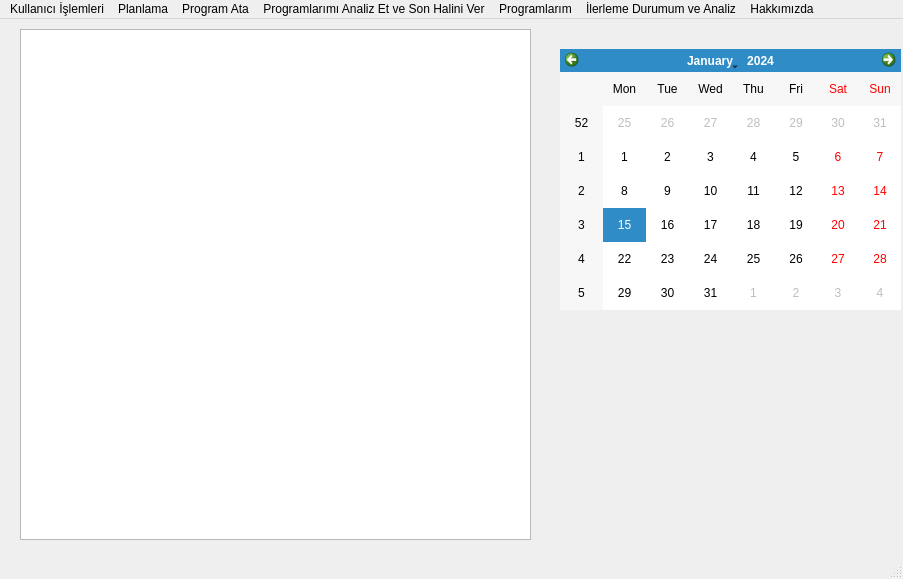
<?xml version="1.0" encoding="UTF-8"?>
<ui version="4.0">
 <author>Uzungöl Py Team</author>
 <class>mainWindow</class>
 <widget class="QMainWindow" name="mainWindow">
  <property name="windowModality">
   <enum>Qt::ApplicationModal</enum>
  </property>
  <property name="geometry">
   <rect>
    <x>0</x>
    <y>0</y>
    <width>903</width>
    <height>579</height>
   </rect>
  </property>
  <property name="windowTitle">
   <string>Benim İçin Kaydet</string>
  </property>
  <property name="iconSize">
   <size>
    <width>30</width>
    <height>30</height>
   </size>
  </property>
  <property name="dockNestingEnabled">
   <bool>false</bool>
  </property>
  <property name="unifiedTitleAndToolBarOnMac">
   <bool>false</bool>
  </property>
  <widget class="QWidget" name="centralwidget">
   <widget class="QCalendarWidget" name="calendarWidget">
    <property name="geometry">
     <rect>
      <x>560</x>
      <y>30</y>
      <width>341</width>
      <height>261</height>
     </rect>
    </property>
   </widget>
   <widget class="QListView" name="listView">
    <property name="geometry">
     <rect>
      <x>20</x>
      <y>10</y>
      <width>511</width>
      <height>511</height>
     </rect>
    </property>
   </widget>
  </widget>
  <widget class="QMenuBar" name="menubar">
   <property name="geometry">
    <rect>
     <x>0</x>
     <y>0</y>
     <width>903</width>
     <height>21</height>
    </rect>
   </property>
   <widget class="QMenu" name="menuKullan_c_lemleri">
    <property name="title">
     <string>Kullanıcı İşlemleri</string>
    </property>
    <addaction name="actionKaydol"/>
    <addaction name="actionKullan_c_Ayarlar"/>
    <addaction name="actionGiri"/>
    <addaction name="action_k"/>
   </widget>
   <widget class="QMenu" name="menuPlanlama">
    <property name="title">
     <string>Planlama</string>
    </property>
    <widget class="QMenu" name="menuMatematik">
     <property name="title">
      <string>Matematik</string>
     </property>
     <addaction name="actionM_fredat_Y_kle"/>
     <addaction name="actionZaman_Atamas_Yap"/>
     <addaction name="actionKonu_al"/>
     <addaction name="actionKonu_G_r_nt_le"/>
    </widget>
    <widget class="QMenu" name="menuFen_Bilgisi">
     <property name="title">
      <string>Fen Bilgisi</string>
     </property>
     <addaction name="actionM_fredat_Y_kle_2"/>
     <addaction name="actionZaman_Atamas_Yap_2"/>
     <addaction name="actionKonu_al_2"/>
     <addaction name="actionKonu_G_r_nt_le_2"/>
    </widget>
    <widget class="QMenu" name="menuSosyal_Bilgisi">
     <property name="title">
      <string>Sosyal Bilgisi</string>
     </property>
     <addaction name="actionM_fredat_Y_kle_3"/>
     <addaction name="actionZaman_Atamas_Yap_3"/>
     <addaction name="actionKonu_al_3"/>
     <addaction name="actionKonu_G_r_nt_le_3"/>
    </widget>
    <widget class="QMenu" name="menuT_rk_e">
     <property name="title">
      <string>Türkçe</string>
     </property>
     <addaction name="actionM_fredat_Y_kle_4"/>
     <addaction name="actionZaman_Atamas_Yap_4"/>
     <addaction name="actionKonu_al_4"/>
     <addaction name="actionKonu_G_r_nt_le_4"/>
    </widget>
    <addaction name="menuMatematik"/>
    <addaction name="menuFen_Bilgisi"/>
    <addaction name="menuSosyal_Bilgisi"/>
    <addaction name="menuT_rk_e"/>
   </widget>
   <widget class="QMenu" name="menuProgram_Ata">
    <property name="title">
     <string>Program Ata</string>
    </property>
    <widget class="QMenu" name="menuS_navlar">
     <property name="title">
      <string>Sınavlar</string>
     </property>
     <addaction name="actionKonu_Testi"/>
     <addaction name="actionAlt_Konu_Testi"/>
     <addaction name="actionQuiz"/>
     <addaction name="actionDeneme_S_nav"/>
     <addaction name="actionOkul_S_nav"/>
    </widget>
    <addaction name="actionEBA"/>
    <addaction name="actionZoom"/>
    <addaction name="menuS_navlar"/>
   </widget>
   <widget class="QMenu" name="menuProgramlar_m_Analiz_Et_ve_Son_Halini_Ver">
    <property name="title">
     <string>Programlarımı Analiz Et ve Son Halini Ver</string>
    </property>
   </widget>
   <widget class="QMenu" name="menuProgramlar_m">
    <property name="title">
     <string>Programlarım</string>
    </property>
    <addaction name="actionG_nl_k_Program_m"/>
    <addaction name="actionHaftal_k_Program_m"/>
    <addaction name="actionAyl_k_Program_m"/>
    <addaction name="actionD_nemlik_Program_m"/>
    <addaction name="actionY_ll_k_Program_m"/>
   </widget>
   <widget class="QMenu" name="menu_lerleme_Durumum_ve_Analiz">
    <property name="title">
     <string>İlerleme Durumum ve Analiz</string>
    </property>
    <widget class="QMenu" name="menuMatematik_2">
     <property name="title">
      <string>Matematik</string>
     </property>
     <addaction name="actionS_nav_Analizi"/>
     <addaction name="actionKonu_Analizi"/>
     <addaction name="actionEksik_Konular"/>
     <addaction name="actionGenel_lerleme"/>
    </widget>
    <widget class="QMenu" name="menuFen_Bilgisi_2">
     <property name="title">
      <string>Fen Bilgisi</string>
     </property>
     <addaction name="actionS_nav_Analizi_2"/>
     <addaction name="actionKonu_Analizi_2"/>
     <addaction name="actionEksik_Konular_2"/>
     <addaction name="actionGenel_lerleme_2"/>
    </widget>
    <widget class="QMenu" name="menuSosyal_Bilimler">
     <property name="title">
      <string>Sosyal Bilimler</string>
     </property>
     <addaction name="actionS_nav_Analizi_3"/>
     <addaction name="actionKonu_Analizi_3"/>
     <addaction name="actionEksik_Konular_3"/>
     <addaction name="actionGenel_lerleme_3"/>
    </widget>
    <widget class="QMenu" name="menuT_rk_e_2">
     <property name="title">
      <string>Türkçe</string>
     </property>
     <addaction name="actionS_nav_Analizi_4"/>
     <addaction name="actionKonu_Analizi_4"/>
     <addaction name="actionEksik_Konular_4"/>
     <addaction name="actionGenel_lerleme_4"/>
    </widget>
    <addaction name="menuMatematik_2"/>
    <addaction name="menuFen_Bilgisi_2"/>
    <addaction name="menuSosyal_Bilimler"/>
    <addaction name="menuT_rk_e_2"/>
   </widget>
   <widget class="QMenu" name="menuHakk_m_zda">
    <property name="title">
     <string>Hakkımızda</string>
    </property>
    <addaction name="actionHakk_m_zda"/>
    <addaction name="actionGeli_tiriciler_in"/>
   </widget>
   <addaction name="menuKullan_c_lemleri"/>
   <addaction name="menuPlanlama"/>
   <addaction name="menuProgram_Ata"/>
   <addaction name="menuProgramlar_m_Analiz_Et_ve_Son_Halini_Ver"/>
   <addaction name="menuProgramlar_m"/>
   <addaction name="menu_lerleme_Durumum_ve_Analiz"/>
   <addaction name="menuHakk_m_zda"/>
  </widget>
  <widget class="QStatusBar" name="statusbar"/>
  <action name="actionKaydol">
   <property name="checkable">
    <bool>false</bool>
   </property>
   <property name="checked">
    <bool>false</bool>
   </property>
   <property name="text">
    <string>Kaydol</string>
   </property>
  </action>
  <action name="actionKullan_c_Ayarlar">
   <property name="text">
    <string>Kullanıcıı Ayarları</string>
   </property>
  </action>
  <action name="actionGiri">
   <property name="text">
    <string>Giriş</string>
   </property>
  </action>
  <action name="action_k">
   <property name="text">
    <string>Çıkış</string>
   </property>
  </action>
  <action name="actionM_fredat_Y_kle">
   <property name="text">
    <string>Müfredat Yükle</string>
   </property>
  </action>
  <action name="actionZaman_Atamas_Yap">
   <property name="text">
    <string>Zaman Ataması Yap</string>
   </property>
  </action>
  <action name="actionKonu_al">
   <property name="text">
    <string>Konu Çalış</string>
   </property>
  </action>
  <action name="actionKonu_G_r_nt_le">
   <property name="text">
    <string>Konu Görüntüle</string>
   </property>
  </action>
  <action name="actionM_fredat_Y_kle_2">
   <property name="text">
    <string>Müfredat Yükle</string>
   </property>
  </action>
  <action name="actionZaman_Atamas_Yap_2">
   <property name="text">
    <string>Zaman Ataması Yap</string>
   </property>
  </action>
  <action name="actionKonu_al_2">
   <property name="text">
    <string>Konu Çalış</string>
   </property>
  </action>
  <action name="actionKonu_G_r_nt_le_2">
   <property name="text">
    <string>Konu Görüntüle</string>
   </property>
  </action>
  <action name="actionM_fredat_Y_kle_3">
   <property name="text">
    <string>Müfredat Yükle</string>
   </property>
  </action>
  <action name="actionZaman_Atamas_Yap_3">
   <property name="text">
    <string>Zaman Ataması Yap</string>
   </property>
  </action>
  <action name="actionKonu_al_3">
   <property name="text">
    <string>Konu Çalış</string>
   </property>
  </action>
  <action name="actionKonu_G_r_nt_le_3">
   <property name="text">
    <string>Konu Görüntüle</string>
   </property>
  </action>
  <action name="actionM_fredat_Y_kle_4">
   <property name="text">
    <string>Müfredat Yükle</string>
   </property>
  </action>
  <action name="actionZaman_Atamas_Yap_4">
   <property name="text">
    <string>Zaman Ataması Yap</string>
   </property>
  </action>
  <action name="actionKonu_al_4">
   <property name="text">
    <string>Konu Çalış</string>
   </property>
  </action>
  <action name="actionKonu_G_r_nt_le_4">
   <property name="text">
    <string>Konu Görüntüle</string>
   </property>
  </action>
  <action name="actionEBA">
   <property name="text">
    <string>EBA</string>
   </property>
  </action>
  <action name="actionZoom">
   <property name="text">
    <string>Zoom</string>
   </property>
  </action>
  <action name="actionKonu_Testi">
   <property name="text">
    <string>Konu Testi</string>
   </property>
  </action>
  <action name="actionAlt_Konu_Testi">
   <property name="text">
    <string>Alt Konu Testi</string>
   </property>
  </action>
  <action name="actionQuiz">
   <property name="text">
    <string>Quiz</string>
   </property>
  </action>
  <action name="actionDeneme_S_nav">
   <property name="text">
    <string>Deneme Sınavı</string>
   </property>
  </action>
  <action name="actionOkul_S_nav">
   <property name="text">
    <string>Okul Sınavı</string>
   </property>
  </action>
  <action name="actionG_nl_k_Program_m">
   <property name="text">
    <string>Günlük Programım</string>
   </property>
  </action>
  <action name="actionHaftal_k_Program_m">
   <property name="text">
    <string>Haftalık Programım,</string>
   </property>
  </action>
  <action name="actionAyl_k_Program_m">
   <property name="text">
    <string>Aylık Programım</string>
   </property>
  </action>
  <action name="actionD_nemlik_Program_m">
   <property name="text">
    <string>Dönemlik Programım</string>
   </property>
  </action>
  <action name="actionY_ll_k_Program_m">
   <property name="text">
    <string>Yıllık Programım</string>
   </property>
  </action>
  <action name="actionS_nav_Analizi">
   <property name="text">
    <string>Sınav Analizi</string>
   </property>
  </action>
  <action name="actionKonu_Analizi">
   <property name="text">
    <string>Konu Analizi</string>
   </property>
  </action>
  <action name="actionEksik_Konular">
   <property name="text">
    <string>Eksik Konular</string>
   </property>
  </action>
  <action name="actionGenel_lerleme">
   <property name="text">
    <string>Genel İlerleme</string>
   </property>
  </action>
  <action name="actionS_nav_Analizi_2">
   <property name="text">
    <string>Sınav Analizi</string>
   </property>
  </action>
  <action name="actionKonu_Analizi_2">
   <property name="text">
    <string>Konu Analizi</string>
   </property>
  </action>
  <action name="actionEksik_Konular_2">
   <property name="text">
    <string>Eksik Konular</string>
   </property>
  </action>
  <action name="actionGenel_lerleme_2">
   <property name="text">
    <string>Genel İlerleme</string>
   </property>
  </action>
  <action name="actionS_nav_Analizi_3">
   <property name="text">
    <string>Sınav Analizi</string>
   </property>
  </action>
  <action name="actionKonu_Analizi_3">
   <property name="text">
    <string>Konu Analizi</string>
   </property>
  </action>
  <action name="actionEksik_Konular_3">
   <property name="text">
    <string>Eksik Konular</string>
   </property>
  </action>
  <action name="actionGenel_lerleme_3">
   <property name="text">
    <string>Genel İlerleme</string>
   </property>
  </action>
  <action name="actionS_nav_Analizi_4">
   <property name="text">
    <string>Sınav Analizi</string>
   </property>
  </action>
  <action name="actionKonu_Analizi_4">
   <property name="text">
    <string>Konu Analizi</string>
   </property>
  </action>
  <action name="actionEksik_Konular_4">
   <property name="text">
    <string>Eksik Konular</string>
   </property>
  </action>
  <action name="actionGenel_lerleme_4">
   <property name="text">
    <string>Genel İlerleme</string>
   </property>
  </action>
  <action name="actionHakk_m_zda">
   <property name="text">
    <string>Hakkımızda</string>
   </property>
  </action>
  <action name="actionVersiyon">
   <property name="text">
    <string>Versiyon</string>
   </property>
  </action>
  <action name="actionGeli_tiriciler_in">
   <property name="text">
    <string>Geliştiriciler İçin</string>
   </property>
  </action>
 </widget>
 <resources/>
 <connections/>
</ui>
